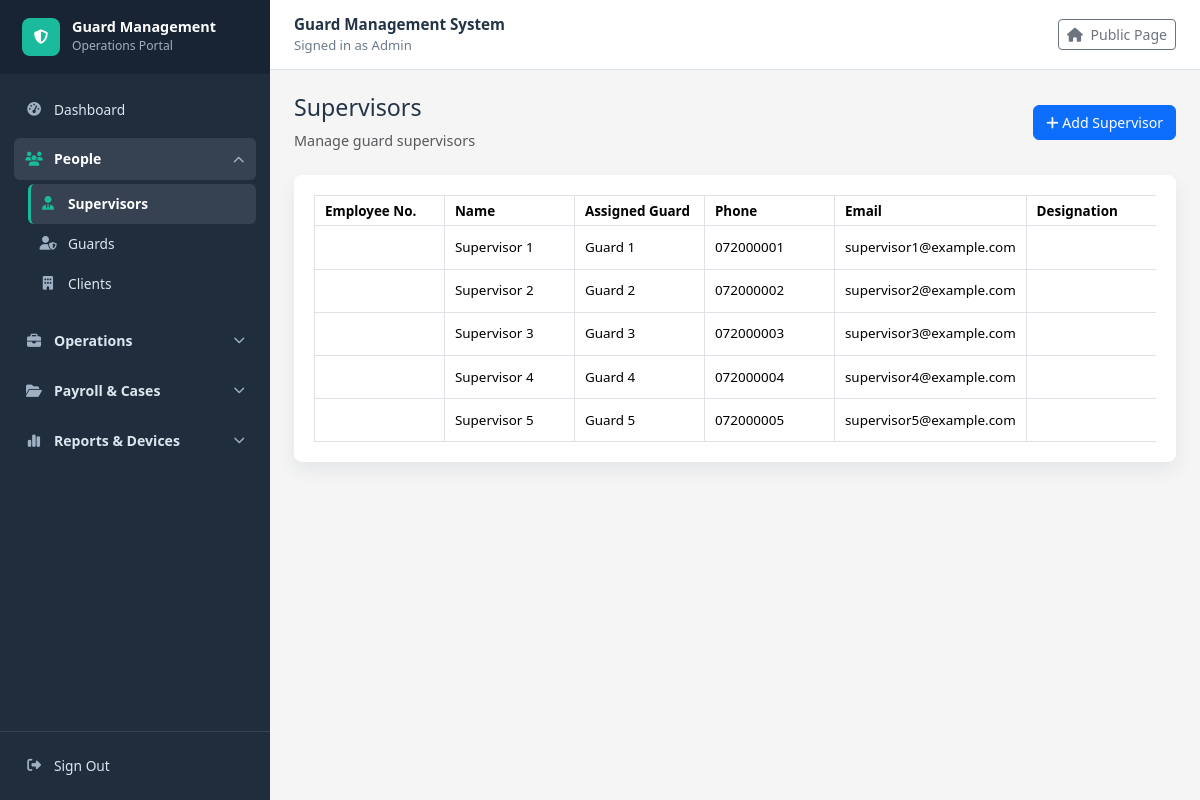
The app's page /supervisors/ (signed in) with its own data.
### guardmanagementsystem/models.py (models this page shows, shortened)
class Supervisor(models.Model):
    supervisor_id = models.AutoField(primary_key=True)
    supervisor_number = models.CharField(max_length=20, unique=True, null=True, blank=True, editable=False)
    guard_id = models.ForeignKey(Guard,on_delete=models.CASCADE)
    full_name = models.CharField(max_length=100)
    phone = models.CharField(max_length=20)
    email = models.EmailField(unique=True)
    designation = models.CharField(max_length=100)
    daily_rate = models.DecimalField(max_digits=12, decimal_places=2, default=10500)

class Guard(models.Model):
    STATUS_CHOICES = [
        ('Active', 'Active'),
        ('Inactive', 'Inactive'),
        ('Suspended', 'Suspended'),
        ('Terminated', 'Terminated'),
    ]
    guard_id = models.AutoField(primary_key=True)
    guard_number = models.CharField(max_length=20, unique=True, null=True, blank=True, editable=False)
    rfid_card_number = models.CharField(max_length=50, unique=True, null=True, blank=True)
    full_name = models.CharField(max_length=100)
    date_of_birth = models.DateField()
    phone = models.CharField(max_length=20)
    email = models.EmailField(unique=True)
    address = models.TextField()
    date_of_joining = models.DateField(auto_now= True)
    status = models.CharField(max_length=20, choices=STATUS_CHOICES, default='Active')
    daily_rate = models.DecimalField(max_digits=12, decimal_places=2, default=7000)
    def __str__(self):
        return self.full_name

### guardmanagementsystem/views.py (the view)
# urls.py: path("supervisors/", views.supervisor_list, name="supervisor_list"),
@login_required
def supervisor_list(request):
    return show_records(request, Supervisor.objects.all(), "guardmanagementsystem/supervisor_list.html", "supervisors")

### guardmanagementsystem/views.py (called while the page is built)
def show_records(request, queryset, template_name, context_name):
    return render(request, template_name, {
        context_name: queryset
    })

### guardmanagementsystem/templates/guardmanagementsystem/supervisor_list.html (shortened to what this page needs)
{% extends "guardmanagementsystem/base.html" %}
{% block content %}
<div class="d-flex justify-content-between align-items-center mb-4">
    <div>
        <h2>Supervisors</h2>
        <p class="text-muted mb-0">Manage guard supervisors</p>
    </div>
    <a href="{% url 'supervisor_add' %}" class="btn btn-primary">
        <i class="fa fa-plus"></i> Add Supervisor
    </a>
</div>
<div class="table-card">
    <div class="table-responsive">
        <table class="table table-hover table-bordered align-middle mb-0 export-table" data-export-title="Supervisors">
            <thead>
                <tr>
                    <th>Employee No.</th>
                    <th>Name</th>
                    <th>Assigned Guard</th>
                    <th>Phone</th>
                    <th>Email</th>
                    <th>Designation</th>
                </tr>
            </thead>
            <tbody>
                {% for supervisor in supervisors %}
                    <tr>
                        <td>{{ supervisor.employee_number }}</td>
                        <td>{{ supervisor.full_name }}</td>
                        <td>{{ supervisor.guard_id }}</td>
                        <td>{{ supervisor.phone }}</td>
                        <td>{{ supervisor.email }}</td>
                        <td>{{ supervisor.designation }}</td>
                    </tr>
                {% empty %}
                    <tr>
                        <td colspan="8" class="text-center text-muted py-4">No supervisors found.</td>
                    </tr>
                {% endfor %}
            </tbody>
        </table>
    </div>
</div>
{% endblock %}

### guardmanagementsystem/templates/guardmanagementsystem/base.html (shortened to what this page needs)
<!doctype html>
<html lang="en">
<head>
    <link href="https://cdn.jsdelivr.net/npm/bootstrap@5.3.3/dist/css/bootstrap.min.css" rel="stylesheet">
    <link href="https://cdnjs.cloudflare.com/ajax/libs/font-awesome/6.5.2/css/all.min.css" rel="stylesheet">
</head>
<body>
    {% with current_url=request.resolver_match.url_name %}
    <div class="app-layout">
        <aside class="sidebar">
            <div class="d-flex align-items-center justify-content-between">
                <a class="sidebar-brand flex-grow-1" href="{% url 'dashboard' %}">
                    <span class="brand-mark"><i class="fa fa-shield-halved"></i></span>
                    <span>
                        <span class="brand-title">Guard Management</span>
                        <span class="brand-subtitle">Operations Portal</span>
                    </span>
                </a>
            </div>
            <nav id="sidebarNav" class="sidebar-nav collapse d-lg-block">
                <a class="sidebar-link {% if current_url == 'dashboard' %}active{% endif %}" href="{% url 'dashboard' %}">
                    <i class="fa fa-gauge-high"></i> Dashboard
                </a>
                <div class="sidebar-module">
                    <button class="module-toggle" type="button" data-bs-toggle="collapse" data-bs-target="#peopleModule" aria-controls="peopleModule" aria-expanded="{% if current_url in 'supervisor_list supervisor_add supervisor_edit supervisor_delete guard_list guard_add guard_edit guard_delete client_list client_add client_edit client_delete' %}true{% else %}false{% endif %}">
                        <span class="module-title"><i class="fa fa-users"></i> People</span>
                        <i class="fa fa-chevron-down module-chevron"></i>
                    </button>
                    <div id="peopleModule" class="collapse {% if current_url in 'supervisor_list supervisor_add supervisor_edit supervisor_delete guard_list guard_add guard_edit guard_delete client_list client_add client_edit client_delete' %}show{% endif %}">
                        <div class="module-menu">
                            <a class="sidebar-link {% if current_url in 'supervisor_list supervisor_add supervisor_edit supervisor_delete' %}active{% endif %}" href="{% url 'supervisor_list' %}">
                                <i class="fa fa-user-tie"></i> Supervisors
                            </a>
                            <a class="sidebar-link {% if current_url in 'guard_list guard_add guard_edit guard_delete' %}active{% endif %}" href="{% url 'guard_list' %}">
                                <i class="fa fa-user-shield"></i> Guards
                            </a>
                            <a class="sidebar-link {% if current_url in 'client_list client_add client_edit client_delete' %}active{% endif %}" href="{% url 'client_list' %}">
                                <i class="fa fa-building"></i> Clients
                            </a>
                        </div>
                    </div>
                </div>
                <div class="sidebar-module">
                    <button class="module-toggle" type="button" data-bs-toggle="collapse" data-bs-target="#operationsModule" aria-controls="operationsModule" aria-expanded="{% if current_url in 'deployment_list deployment_add deployment_edit deployment_delete program_guard attendance_list attendance_add attendance_edit attendance_delete shift_list shift_add shift_edit shift_delete shift_import schedule_csv_template asset_list asset_add asset_edit asset_delete' %}true{% else %}false{% endif %}">
                        <span class="module-title"><i class="fa fa-briefcase"></i> Operations</span>
                        <i class="fa fa-chevron-down module-chevron"></i>
                    </button>
                </div>
                <div class="sidebar-module">
                    <button class="module-toggle" type="button" data-bs-toggle="collapse" data-bs-target="#payrollCasesModule" aria-controls="payrollCasesModule" aria-expanded="{% if current_url in 'salary_list salary_add salary_edit salary_delete salary_payslip_general salary_payslip_individual advance_request_list advance_request_add advance_request_edit advance_request_delete incident_list incident_add incident_edit incident_delete incident_pdf_report disciplinary_action_list disciplinary_action_add disciplinary_action_edit disciplinary_action_delete' %}true{% else %}false{% endif %}">
                        <span class="module-title"><i class="fa fa-folder-open"></i> Payroll & Cases</span>
                        <i class="fa fa-chevron-down module-chevron"></i>
                    </button>
                </div>
                <div class="sidebar-module">
                    <button class="module-toggle" type="button" data-bs-toggle="collapse" data-bs-target="#reportsDevicesModule" aria-controls="reportsDevicesModule" aria-expanded="{% if current_url in 'attendance_query_report schedule_report schedule_report_csv_export iot_device_list iot_device_add iot_device_edit iot_device_delete iot_swipe_attendance audit_log_list' %}true{% else %}false{% endif %}">
                        <span class="module-title"><i class="fa fa-chart-simple"></i> Reports & Devices</span>
                        <i class="fa fa-chevron-down module-chevron"></i>
                    </button>
                </div>
            </nav>
            <div class="sidebar-footer">
                {% if request.user.is_authenticated %}
                    <a class="sidebar-link" href="{% url 'signout' %}">
                        <i class="fa fa-right-from-bracket"></i> Sign Out
                    </a>
                {% else %}
                    <a class="sidebar-link" href="{% url 'signin' %}">
                        <i class="fa fa-right-to-bracket"></i> Sign In
                    </a>
                {% endif %}
            </div>
        </aside>
        <div class="main-panel">
            <header class="topbar">
                <div>
                    <p class="topbar-title">Guard Management System</p>
                    <div class="topbar-user">
                        {% if request.user.is_authenticated %}
                            Signed in as {{ request.user.username }}
                        {% else %}
                            Staff portal
                        {% endif %}
                    </div>
                </div>
                <a class="btn btn-sm btn-outline-secondary" href="{% url 'welcome' %}">
                    <i class="fa fa-house me-1"></i> Public Page
                </a>
            </header>
            <main class="container-fluid page-shell content-area">
                {% block content %}{% endblock %}
            </main>
        </div>
    </div>
    {% endwith %}
</body>
</html>

### guardmanagementsystem/templates/guardmanagementsystem/base.html (style rules this page uses)
:root { --brand: #1abb9c; --brand-dark: #117e69; --line: #d8e0e8; --muted: #6c7a89; --sidebar-bg: #1f2d3d; --sidebar-bg-dark: #182433; --sidebar-active: #1abb9c; }
body { background: whitesmoke; color: #243447; font-size: 0.9rem; min-height: 100vh; }
h2 { font-size: 1.45rem; }
.btn, .form-control, .form-select, .table, .dropdown-menu { font-size: 0.88rem; }
.app-layout { display: flex; min-height: 100vh; }
.sidebar { background: var(--sidebar-bg); color: #dce6ef; display: flex; flex-direction: column; flex: 0 0 270px; min-height: 100vh; position: sticky; top: 0; }
.sidebar-brand { align-items: center; background: var(--sidebar-bg-dark); color: #fff; display: flex; gap: 12px; min-height: 70px; padding: 18px 22px; text-decoration: none; }
.brand-mark { align-items: center; background: var(--sidebar-active); border-radius: 8px; display: inline-flex; height: 38px; justify-content: center; width: 38px; }
.brand-title { display: block; font-size: 0.9rem; font-weight: 800; line-height: 1.15; }
.brand-subtitle { color: #9fb0c2; display: block; font-size: 0.76rem; margin-top: 2px; }
.sidebar-nav { overflow-y: auto; padding: 16px 14px 22px; }
.sidebar-module { margin-top: 8px; }
.module-toggle { align-items: center; background: transparent; border: 0; border-radius: 6px; color: #dce6ef; display: flex; font-weight: 700; gap: 11px; justify-content: space-between; min-height: 42px; padding: 9px 11px; text-align: left; width: 100%; font-size: 0.88rem; }
.module-toggle:hover, .module-toggle[aria-expanded="true"] { background: rgba(255, 255, 255, 0.1); color: #fff; }
.module-title { align-items: center; display: inline-flex; gap: 11px; }
.module-title i { color: #9fb0c2; text-align: center; width: 18px; }
.module-toggle[aria-expanded="true"] .module-title i { color: var(--sidebar-active); }
.module-chevron { color: #9fb0c2; font-size: 0.72rem; transition: transform 0.15s ease; }
.module-toggle[aria-expanded="true"] .module-chevron { transform: rotate(180deg); }
.module-menu { padding: 4px 0 8px 14px; }
.sidebar-link { align-items: center; border-radius: 6px; color: #dce6ef; display: flex; gap: 11px; min-height: 40px; padding: 9px 11px; text-decoration: none; font-size: 0.86rem; }
.sidebar-link i { color: #9fb0c2; text-align: center; width: 18px; }
.sidebar-link:hover, .sidebar-link.active { background: rgba(255, 255, 255, 0.1); color: #fff; }
.sidebar-link.active { border-left: 3px solid var(--sidebar-active); font-weight: 700; padding-left: 8px; }
.sidebar-link.active i { color: var(--sidebar-active); }
.sidebar-footer { border-top: 1px solid rgba(255, 255, 255, 0.1); margin-top: auto; padding: 14px; }
.main-panel { display: flex; flex: 1 1 auto; flex-direction: column; min-width: 0; }
.topbar { align-items: center; background: #fff; border-bottom: 1px solid var(--line); display: flex; justify-content: space-between; min-height: 70px; padding: 0 24px; }
.topbar-title { font-size: 0.95rem; font-weight: 800; margin: 0; }
.topbar-user { color: var(--muted); font-size: 0.82rem; }
.page-shell { padding: 24px 24px 40px; }
.content-area { flex: 1 1 auto; }
.table-card { background: #fff; border-radius: 8px; padding: 20px; box-shadow: 0 8px 18px rgba(31, 45, 61, 0.08); }
.table { font-size: 0.84rem; line-height: 1.25; margin-bottom: 0; table-layout: auto; width: 100%; }
.table-responsive { overflow-x: auto; }
.table-responsive > .table, .dataTable { min-width: max-content; }
.table th, .table td { padding: 0.38rem 0.62rem; vertical-align: middle; }
.table th { min-width: 130px; white-space: nowrap; }
.table td { min-width: 110px; overflow-wrap: anywhere; }

### records on screen
Supervisor: full_name "Supervisor 1", guard_id "Guard 1", phone "072000001", email "supervisor1@example.com"
Supervisor: full_name "Supervisor 2", guard_id "Guard 2", phone "072000002", email "supervisor2@example.com"
Supervisor: full_name "Supervisor 3", guard_id "Guard 3", phone "072000003", email "supervisor3@example.com"
Supervisor: full_name "Supervisor 4", guard_id "Guard 4", phone "072000004", email "supervisor4@example.com"
Supervisor: full_name "Supervisor 5", guard_id "Guard 5", phone "072000005", email "supervisor5@example.com"

### other values on screen
{{ request.user.username }} "Admin"
